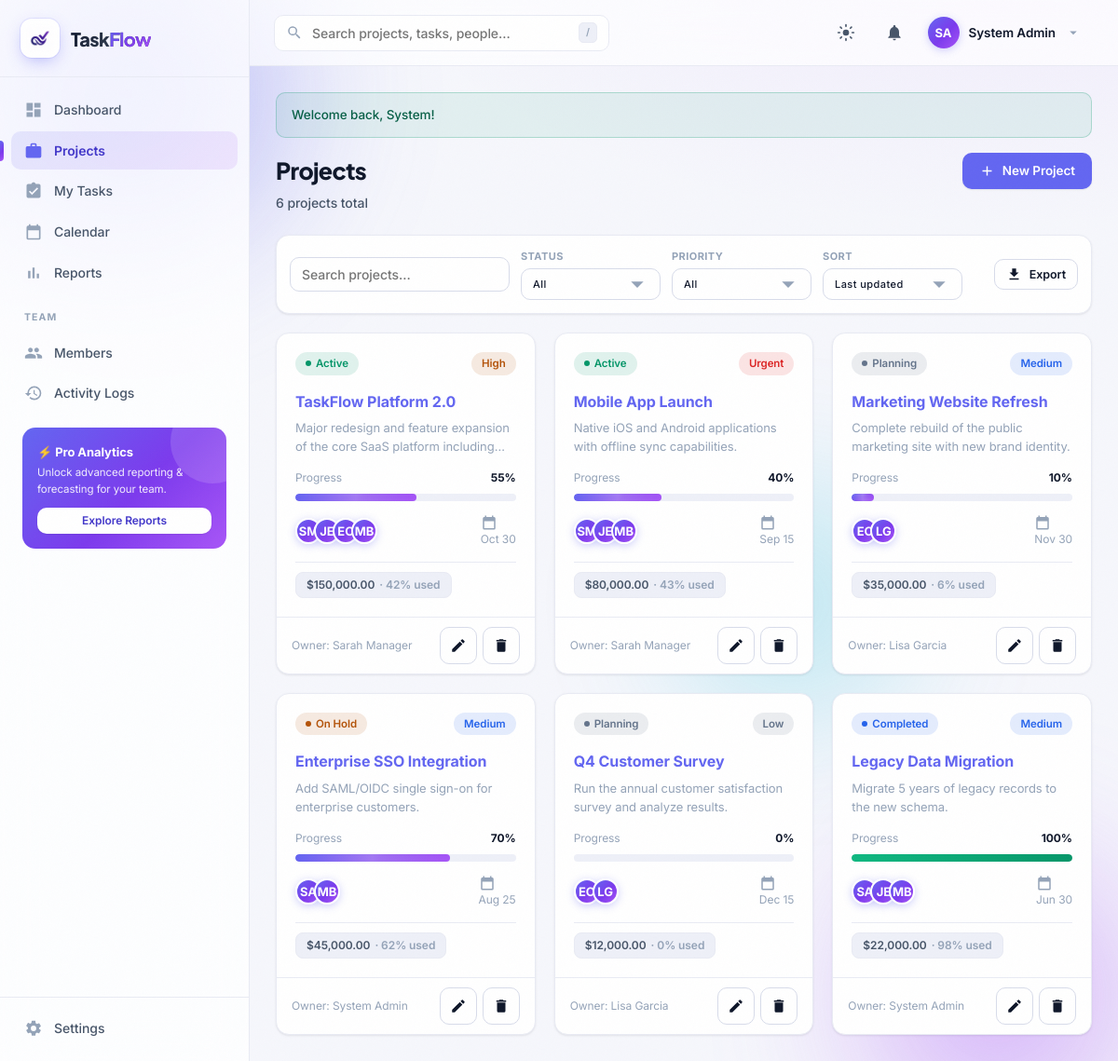
/projects.php (signed in), run on the app's committed database.
### tables this page shows
CREATE TABLE IF NOT EXISTS users (
  id            INT AUTO_INCREMENT PRIMARY KEY,
  name          VARCHAR(100) NOT NULL,
  email         VARCHAR(150) NOT NULL UNIQUE,
  password      VARCHAR(255) NOT NULL,
  role          ENUM('admin','manager','employee') NOT NULL DEFAULT 'employee',
  phone         VARCHAR(30)  DEFAULT NULL,
  department    VARCHAR(80)  DEFAULT NULL,
  job_title     VARCHAR(100) DEFAULT NULL,
  avatar        VARCHAR(255) DEFAULT NULL,
  status        ENUM('active','inactive') NOT NULL DEFAULT 'active',
  theme         ENUM('light','dark') NOT NULL DEFAULT 'light',
  bio           TEXT DEFAULT NULL,
  created_at    TIMESTAMP DEFAULT CURRENT_TIMESTAMP,
  updated_at    TIMESTAMP DEFAULT CURRENT_TIMESTAMP ON UPDATE CURRENT_TIMESTAMP
);

CREATE TABLE IF NOT EXISTS projects (
  id            INT AUTO_INCREMENT PRIMARY KEY,
  name          VARCHAR(150) NOT NULL,
  description   TEXT,
  status        ENUM('planning','active','on_hold','completed','cancelled') NOT NULL DEFAULT 'planning',
  priority      ENUM('low','medium','high','urgent') NOT NULL DEFAULT 'medium',
  start_date    DATE DEFAULT NULL,
  deadline      DATE DEFAULT NULL,
  budget        DECIMAL(12,2) DEFAULT 0.00,
  spent         DECIMAL(12,2) DEFAULT 0.00,
  progress      TINYINT NOT NULL DEFAULT 0,
  created_by    INT NOT NULL,
  created_at    TIMESTAMP DEFAULT CURRENT_TIMESTAMP,
  updated_at    TIMESTAMP DEFAULT CURRENT_TIMESTAMP ON UPDATE CURRENT_TIMESTAMP,
  CONSTRAINT fk_proj_owner FOREIGN KEY (created_by) REFERENCES users(id) ON DELETE RESTRICT
);

### projects.php (the view, shortened to what the rows shown need)
<?php
require_once __DIR__ . '/includes/auth.php';
$pdo = db();
$sort     = clean($_GET['sort'] ?? 'updated');
$page     = max(1, (int)($_GET['page'] ?? 1));
$perPage  = 9;
$where = []; $params = [];
$whereSql = $where ? implode(' AND ', $where) : '1=1';
$orderMap = [
    'updated' => 'p.updated_at DESC',
    'name'    => 'p.name ASC',
    'deadline'=> 'p.deadline IS NULL, p.deadline ASC',
    'budget'  => 'p.budget DESC',
    'progress'=> 'p.progress DESC',
];
$orderBy = $orderMap[$sort] ?? $orderMap['updated'];
$result = paginate_sql("SELECT p.*, u.name owner_name FROM projects p LEFT JOIN users u ON u.id=p.created_by WHERE $whereSql ORDER BY $orderBy", $params, $page, $perPage);
$projects = $result['rows'];
require __DIR__ . '/includes/header.php';
?>
<div class="page-head">
  <div>
    <h1>Projects</h1>
  </div>
</div>
<?php if (!$projects): ?>
  <div class="card"><div class="empty">
    <svg viewBox="0 0 24 24" class="ic"><path d="M20 6h-4V4a2 2 0 0 0-2-2h-4a2 2 0 0 0-2 2v2H4a2 2 0 0 0-2 2v11a2 2 0 0 0 2 2h16a2 2 0 0 0 2-2V8a2 2 0 0 0-2-2zM10 4h4v2h-4V4z"/></svg>
    <h3>No projects found</h3>
    <p>Try adjusting filters or create a new project.</p>
  </div></div>
<?php else: ?>
<div class="grid grid-3">
  <?php foreach ($projects as $p):
    [$sl,$sb] = project_status_label($p['status']);
    [$pl,$pb] = priority_label($p['priority']);
    $budgetPct = $p['budget'] > 0 ? min(100, round($p['spent']/$p['budget']*100)) : 0;
  ?>
  <div class="card" data-row style="display:flex;flex-direction:column">
    <div class="card__body" style="flex:1">
      <div class="flex items-center justify-between mb-2">
        <span class="badge <?= $sb ?> badge--dot"><?= $sl ?></span>
        <span class="badge <?= $pb ?>"><?= $pl ?></span>
      </div>
      <a href="project_view.php?id=<?= $p['id'] ?>" class="title-link" style="font-size:16px;font-weight:700"><?= e($p['name']) ?></a>
      <p class="text-mute" style="font-size:13px;margin-top:6px;min-height:38px;display:-webkit-box;-webkit-line-clamp:2;-webkit-box-orient:vertical;overflow:hidden"><?= e($p['description'] ?: 'No description') ?></p>
      <div class="flex justify-between items-center mb-1" style="margin-top:14px;font-size:12px">
        <span class="text-mute">Progress</span>
        <strong><?= (int)$p['progress'] ?>%</strong>
      </div>
      <div class="progress"><div class="progress__bar <?= $p['progress']>=100?'progress__bar--green':'' ?>" style="width:<?= (int)$p['progress'] ?>%"></div></div>
      <div class="flex justify-between items-center" style="margin-top:14px">
        <div class="avatar-group">
          <?php
          $ms = $pdo->prepare("SELECT u.name FROM project_members pm JOIN users u ON u.id=pm.user_id WHERE pm.project_id=? LIMIT 4");
          $ms->execute([$p['id']]);
          foreach ($ms->fetchAll() as $m) echo avatar_html($m['name'], null, '28');
          ?>
        </div>
        <span class="text-mute" style="font-size:12px">
          <svg viewBox="0 0 24 24" class="ic ic-sm" style="vertical-align:-3px"><path d="M19 4h-1V2h-2v2H8V2H6v2H5a2 2 0 0 0-2 2v14a2 2 0 0 0 2 2h14a2 2 0 0 0 2-2V6a2 2 0 0 0-2-2zm0 16H5V10h14v10z"/></svg>
          <?= fmt_date($p['deadline'],'M j') ?>
        </span>
      </div>
      <div class="divider" style="margin:14px 0 10px"></div>
      <div class="flex justify-between items-center">
        <span class="chip"><?= money($p['budget']) ?> <span class="text-mute">· <?= $budgetPct ?>% used</span></span>
      </div>
    </div>
    <div class="card__header" style="border-top:1px solid var(--border);border-bottom:0;padding:10px 16px">
      <span class="text-mute" style="font-size:12px">Owner: <?= e($p['owner_name']) ?></span>
      <div class="flex gap-1">
        <?php if (is_manager()): ?>
        <button class="btn btn--ghost btn--sm btn--icon" title="Edit" onclick="editProject(<?= (int)$p['id'] ?>)"><svg viewBox="0 0 24 24" class="ic"><path d="M3 17.25V21h3.75L17.81 9.94l-3.75-3.75L3 17.25zM20.71 7.04a1 1 0 0 0 0-1.41l-2.34-2.34a1 1 0 0 0-1.41 0l-1.83 1.83 3.75 3.75 1.83-1.83z"/></svg></button>
        <button class="btn btn--ghost btn--sm btn--icon" title="Delete"
          data-delete-url="api/project_delete.php"
          data-confirm-title="Delete project"
          data-confirm-msg="Delete \"<?= e($p['name']) ?>\" and all its tasks? This cannot be undone.">
          <svg viewBox="0 0 24 24" class="ic"><path d="M6 19a2 2 0 0 0 2 2h8a2 2 0 0 0 2-2V7H6v12zM19 4h-3.5l-1-1h-5l-1 1H5v2h14V4z"/></svg>
        </button>
        <?php endif; ?>
      </div>
    </div>
  </div>
  <?php endforeach; ?>
</div>
<?php endif; ?>
<?php
require __DIR__ . '/includes/footer.php';
?>

### includes/header.php (shortened to what the rows shown need)
<?php
require_once __DIR__ . '/auth.php';
$cu = current_user();
$bodyClass = $bodyClass ?? '';
$theme = $_SESSION['theme'] ?? 'light';
?>
<!doctype html>
<html lang="en" data-theme="<?= e($theme) ?>">
<head>
    <link rel="stylesheet" href="assets/css/style.css">
</head>
<body class="<?= e($bodyClass) ?> grain">
<div class="app">
    <div class="main">
        <header class="navbar">
            <div class="navbar__right">
                <div class="user-menu" id="userMenu">
                    <button class="user-menu__btn" id="userMenuBtn">
                        <?= avatar_html($cu['name'] ?? 'User', $cu['avatar'] ?? null, '34') ?>
                        <span class="user-menu__name"><?= e($cu['name'] ?? '') ?></span>
                        <svg viewBox="0 0 24 24" class="ic ic-sm"><path d="M7 10l5 5 5-5z"/></svg>
                    </button>
                </div>
            </div>
        </header>
        <main class="content" id="content">

### includes/functions.php (shortened to what the rows shown need)
<?php
require_once __DIR__ . '/../config/database.php';
function e(?string $value): string
{
    return htmlspecialchars($value ?? '', ENT_QUOTES, 'UTF-8');
}
function clean(string $value): string
{
    return trim($value);
}
function priority_label(string $priority): array
{
    $map = [
        'low'    => ['Low', 'badge--gray'],
        'medium' => ['Medium', 'badge--blue'],
        'high'   => ['High', 'badge--yellow'],
        'urgent' => ['Urgent', 'badge--red'],
    ];
    return $map[$priority] ?? ['Normal', 'badge--gray'];
}
function project_status_label(string $status): array
{
    $map = [
        'planning'  => ['Planning', 'badge--gray'],
        'active'    => ['Active', 'badge--green'],
        'on_hold'   => ['On Hold', 'badge--yellow'],
        'completed' => ['Completed', 'badge--blue'],
        'cancelled' => ['Cancelled', 'badge--red'],
    ];
    return $map[$status] ?? ['Unknown', 'badge--gray'];
}
function fmt_date(?string $date, string $format = 'M j, Y'): string
{
    $ts = strtotime($date);
    return $ts ? date($format, $ts) : '—';
}
function initials(string $name): string
{
    $parts = preg_split('/\s+/', trim($name));
    if (count($parts) >= 2) {
        return strtoupper(substr($parts[0], 0, 1) . substr($parts[1], 0, 1));
    }
    return strtoupper(substr($name, 0, 2));
}
function avatar_html(string $name, ?string $img = null, string $size = '36'): string
{
    return '<span class="avatar avatar--text" style="width:' . $size . 'px;height:' . $size . 'px">' . e(initials($name)) . '</span>';
}
function money($amount): string
{
    return '$' . number_format((float) $amount, 2);
}
function paginate_sql(string $baseSql, array $params, int $page, int $perPage): array
{
    $page = max(1, $page);
    $offset = ($page - 1) * $perPage;
    $countSql = "SELECT COUNT(*) FROM ($baseSql) AS _cnt";
    $stmt = db()->prepare($countSql);
    $stmt->execute($params);
    $total = (int) $stmt->fetchColumn();
    $dataSql = "$baseSql LIMIT $perPage OFFSET $offset";
    $stmt = db()->prepare($dataSql);
    $stmt->execute($params);
    $rows = $stmt->fetchAll();
    return [
        'rows'  => $rows,
        'total' => $total,
        'page'  => $page,
        'perPage' => $perPage,
        'pages' => $total > 0 ? (int) ceil($total / $perPage) : 1,
    ];
}

### data on the page
users: name "SA", name "System Admin"
projects: sl "Active", pl "High", name "TaskFlow Platform 2.0", description "Major redesign and feature expansion of the core SaaS platform…", progress "55", deadline "Oct 30", budget "$150,000.00", budgetPct "42", created_by.name "Sarah Manager"
users: name "SM"
users: name "JE"
users: name "EC"
users: name "MB"
projects: sl "Active", pl "Urgent", name "Mobile App Launch", description "Native iOS and Android applications with offline sync capabilities.", progress "40", deadline "Sep 15", budget "$80,000.00", budgetPct "43", created_by.name "Sarah Manager"
projects: sl "Planning", pl "Medium", name "Marketing Website Refresh", description "Complete rebuild of the public marketing site with new brand identity.", progress "10", deadline "Nov 30", budget "$35,000.00", budgetPct "6", created_by.name "Lisa Garcia"
users: name "LG"
projects: sl "On Hold", pl "Medium", name "Enterprise SSO Integration", description "Add SAML/OIDC single sign-on for enterprise customers.", progress "70", deadline "Aug 25", budget "$45,000.00", budgetPct "62", created_by.name "System Admin"
projects: sl "Planning", pl "Low", name "Q4 Customer Survey", description "Run the annual customer satisfaction survey and analyze results.", progress "0", deadline "Dec 15", budget "$12,000.00", budgetPct "0", created_by.name "Lisa Garcia"
projects: sl "Completed", pl "Medium", name "Legacy Data Migration", description "Migrate 5 years of legacy records to the new schema.", progress "100", deadline "Jun 30", budget "$22,000.00", budgetPct "98", created_by.name "System Admin"

### other printed values
$f['message'] "Welcome back, System!"
$result['total'] "6"
